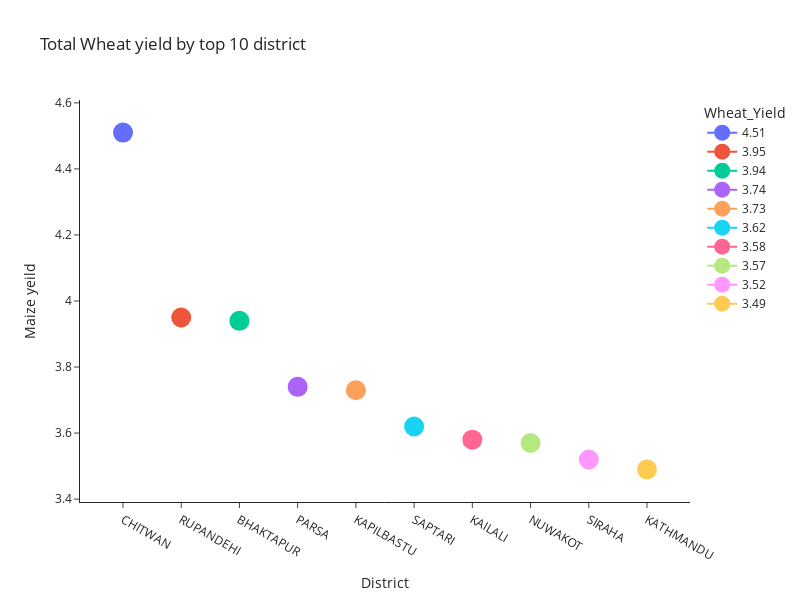

Write notebook code for a chart like this one.
### Code cell
fig = px.line(Wheat_yield, x='District', y='Wheat_Yield',
             title='Total Wheat yield by top 10 district',
             labels={'District': 'District', 'Wheat yield ': 'Wheat_Yield'},
             color='Wheat_Yield', 
             line_shape="linear",
            markers=True
            
             )

fig.update_layout(xaxis_title='District', yaxis_title='Maize yeild')
fig.update_layout(template='simple_white')
fig.update_traces(marker=dict(size=20))
fig.update_layout(height=600,width=800)
fig.show()

### Figure 1 — Plotly figure (JSON) as saved in the notebook; plotly's stock layout.template omitted (floating-point values rounded to 4 significant figures)
{"data": [{"hovertemplate": "Wheat_Yield=%{y}<br>District=%{x}<extra></extra>", "legendgroup": "4.51", "line": {"color": "#636efa", "dash": "solid", "shape": "linear"}, "marker": {"size": 20, "symbol": "circle"}, "mode": "lines+markers", "name": "4.51", "orientation": "v", "showlegend": true, "type": "scatter", "x": ["CHITWAN"], "xaxis": "x", "y": [4.51], "yaxis": "y"}, {"hovertemplate": "Wheat_Yield=%{y}<br>District=%{x}<extra></extra>", "legendgroup": "3.95", "line": {"color": "#EF553B", "dash": "solid", "shape": "linear"}, "marker": {"size": 20, "symbol": "circle"}, "mode": "lines+markers", "name": "3.95", "orientation": "v", "showlegend": true, "type": "scatter", "x": ["RUPANDEHI"], "xaxis": "x", "y": [3.95], "yaxis": "y"}, {"hovertemplate": "Wheat_Yield=%{y}<br>District=%{x}<extra></extra>", "legendgroup": "3.94", "line": {"color": "#00cc96", "dash": "solid", "shape": "linear"}, "marker": {"size": 20, "symbol": "circle"}, "mode": "lines+markers", "name": "3.94", "orientation": "v", "showlegend": true, "type": "scatter", "x": ["BHAKTAPUR"], "xaxis": "x", "y": [3.94], "yaxis": "y"}, {"hovertemplate": "Wheat_Yield=%{y}<br>District=%{x}<extra></extra>", "legendgroup": "3.74", "line": {"color": "#ab63fa", "dash": "solid", "shape": "linear"}, "marker": {"size": 20, "symbol": "circle"}, "mode": "lines+markers", "name": "3.74", "orientation": "v", "showlegend": true, "type": "scatter", "x": ["PARSA"], "xaxis": "x", "y": [3.74], "yaxis": "y"}, {"hovertemplate": "Wheat_Yield=%{y}<br>District=%{x}<extra></extra>", "legendgroup": "3.73", "line": {"color": "#FFA15A", "dash": "solid", "shape": "linear"}, "marker": {"size": 20, "symbol": "circle"}, "mode": "lines+markers", "name": "3.73", "orientation": "v", "showlegend": true, "type": "scatter", "x": ["KAPILBASTU"], "xaxis": "x", "y": [3.73], "yaxis": "y"}, {"hovertemplate": "Wheat_Yield=%{y}<br>District=%{x}<extra></extra>", "legendgroup": "3.62", "line": {"color": "#19d3f3", "dash": "solid", "shape": "linear"}, "marker": {"size": 20, "symbol": "circle"}, "mode": "lines+markers", "name": "3.62", "orientation": "v", "showlegend": true, "type": "scatter", "x": ["SAPTARI"], "xaxis": "x", "y": [3.62], "yaxis": "y"}, {"hovertemplate": "Wheat_Yield=%{y}<br>District=%{x}<extra></extra>", "legendgroup": "3.58", "line": {"color": "#FF6692", "dash": "solid", "shape": "linear"}, "marker": {"size": 20, "symbol": "circle"}, "mode": "lines+markers", "name": "3.58", "orientation": "v", "showlegend": true, "type": "scatter", "x": ["KAILALI"], "xaxis": "x", "y": [3.58], "yaxis": "y"}, {"hovertemplate": "Wheat_Yield=%{y}<br>District=%{x}<extra></extra>", "legendgroup": "3.57", "line": {"color": "#B6E880", "dash": "solid", "shape": "linear"}, "marker": {"size": 20, "symbol": "circle"}, "mode": "lines+markers", "name": "3.57", "orientation": "v", "showlegend": true, "type": "scatter", "x": ["NUWAKOT"], "xaxis": "x", "y": [3.57], "yaxis": "y"}, {"hovertemplate": "Wheat_Yield=%{y}<br>District=%{x}<extra></extra>", "legendgroup": "3.52", "line": {"color": "#FF97FF", "dash": "solid", "shape": "linear"}, "marker": {"size": 20, "symbol": "circle"}, "mode": "lines+markers", "name": "3.52", "orientation": "v", "showlegend": true, "type": "scatter", "x": ["SIRAHA"], "xaxis": "x", "y": [3.52], "yaxis": "y"}, {"hovertemplate": "Wheat_Yield=%{y}<br>District=%{x}<extra></extra>", "legendgroup": "3.49", "line": {"color": "#FECB52", "dash": "solid", "shape": "linear"}, "marker": {"size": 20, "symbol": "circle"}, "mode": "lines+markers", "name": "3.49", "orientation": "v", "showlegend": true, "type": "scatter", "x": ["KATHMANDU"], "xaxis": "x", "y": [3.49], "yaxis": "y"}], "layout": {"height": 600, "legend": {"title": {"text": "Wheat_Yield"}, "tracegroupgap": 0}, "title": {"text": "Total Wheat yield by top 10 district"}, "width": 800, "xaxis": {"anchor": "y", "domain": [0, 1], "title": {"text": "District"}}, "yaxis": {"anchor": "x", "categoryarray": [3.49, 3.52, 3.57, 3.58, 3.62, 3.73, 3.74, 3.94, 3.95, 4.51], "categoryorder": "array", "domain": [0, 1], "title": {"text": "Maize yeild"}}}}
